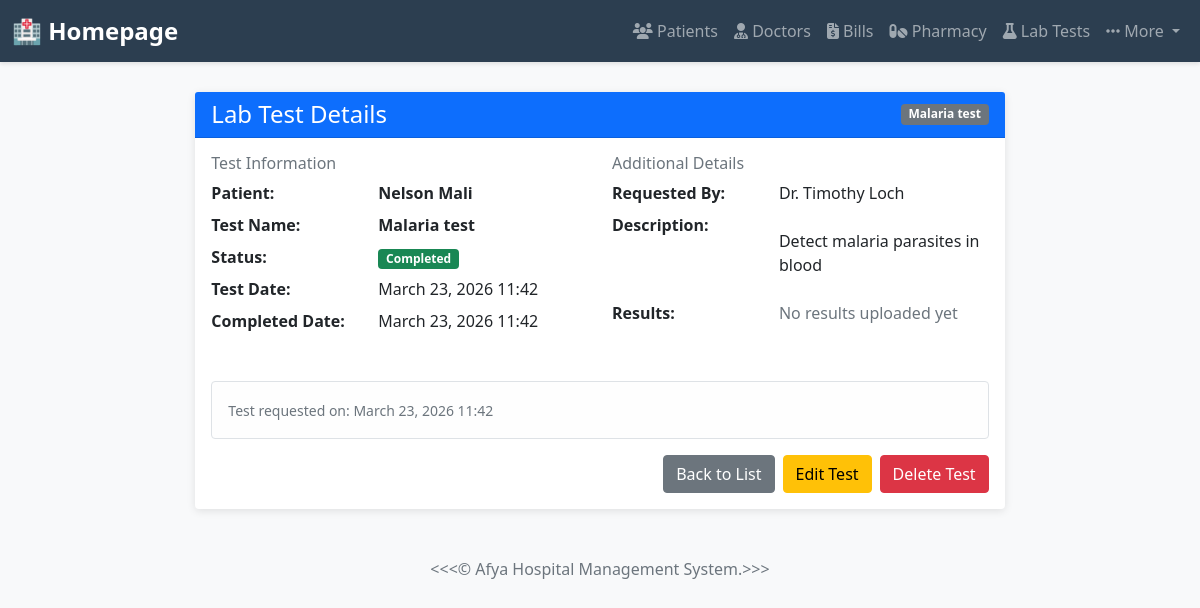
The page /lab-tests/2/ on the database its author committed.
### myapp/models.py (models this page shows, shortened)
class LabTest(models.Model):
    STATUS_CHOICES = [
        ('Pending', 'Pending'),
        ('Completed', 'Completed'),
        ('Cancelled', 'Cancelled'),
    ]
    patient = models.ForeignKey(Patient, on_delete=models.CASCADE)
    test_name = models.CharField(max_length=100)
    description = models.TextField(blank=True, null=True, help_text="Optional test description or notes")
    status = models.CharField(max_length=20, choices=STATUS_CHOICES, default='Pending')
    results = models.FileField(upload_to='lab_results/', blank=True, null=True)
    test_date = models.DateTimeField(auto_now_add=True)
    completed_date = models.DateTimeField(null=True, blank=True)
    requested_by = models.ForeignKey(Doctor, on_delete=models.SET_NULL, null=True, blank=True)
    class Meta:
        ordering = ['-test_date']

class Patient(models.Model):
    GENDER_CHOICES = [
        ('M', 'Male'),
        ('F', 'Female'),
        ('O', 'Other'),
    ]
    patient_id = models.CharField(max_length=20, unique=True)
    first_name = models.CharField(max_length=100)
    last_name = models.CharField(max_length=100)
    email = models.EmailField(unique=True)
    phone_number = models.CharField(max_length=15)
    gender = models.CharField(max_length=1, choices=GENDER_CHOICES)
    date_of_birth = models.DateField()
    address = models.TextField()
    date_registered = models.DateTimeField(auto_now_add=True)
    medical_history = models.TextField(blank=True, null=True)
    class Meta:
        ordering = ['-date_registered']

class Doctor(models.Model):
    DEPARTMENT_CHOICES = [
        ('cardiology', 'Cardiology'),
        ('neurology', 'Neurology'),
        ('pediatrics', 'Pediatrics'),
        ('orthopedics', 'Orthopedics'),
        ('general', 'General Medicine'),
    ]
    doctor_id = models.CharField(max_length=20, unique=True)
    first_name = models.CharField(max_length=100)
    last_name = models.CharField(max_length=100)
    email = models.EmailField(unique=True)
    specialization = models.CharField(max_length=100)
    phone_number = models.CharField(max_length=15)
    department = models.CharField(max_length=50, choices=DEPARTMENT_CHOICES)
    schedule = models.TextField(blank=True, null=True, help_text="Optional scheduling notes or timeslots")
    date_added = models.DateTimeField(auto_now_add=True)
    class Meta:
        ordering = ['last_name', 'first_name']

### myapp/views.py (the view)
# urls.py: path('lab-tests/<int:pk>/', views.lab_test_detail, name='lab_test_detail'),
def lab_test_detail(request, pk):
    lab_test = get_object_or_404(LabTest, pk=pk)
    context = {'lab_test': lab_test}
    return render(request, 'lab_test_detail.html', context)

### myapp/templates/lab_test_detail.html (shortened to what this page needs)
{% extends 'base.html' %}
{% block content %}
<div class="row justify-content-center">
    <div class="col-md-10">
        <div class="card">
            <div class="card-header bg-primary text-white d-flex justify-content-between align-items-center">
                <h4 class="mb-0">Lab Test Details</h4>
                <span class="badge bg-secondary">{{ lab_test.test_name }}</span>
            </div>
            <div class="card-body">
                <div class="row mb-4">
                    <div class="col-md-6">
                        <h6 class="text-muted">Test Information</h6>
                        <dl class="row">
                            <dt class="col-sm-5">Patient:</dt>
                            <dd class="col-sm-7"><strong>{{ lab_test.patient.first_name }} {{ lab_test.patient.last_name }}</strong></dd>
                            <dt class="col-sm-5">Test Name:</dt>
                            <dd class="col-sm-7"><strong>{{ lab_test.test_name }}</strong></dd>
                            <dt class="col-sm-5">Status:</dt>
                            <dd class="col-sm-7">
                                {% if lab_test.status == 'Pending' %}
                                    <span class="badge bg-warning text-dark">Pending</span>
                                {% elif lab_test.status == 'Completed' %}
                                    <span class="badge bg-success">Completed</span>
                                {% elif lab_test.status == 'Cancelled' %}
                                    <span class="badge bg-danger">Cancelled</span>
                                {% else %}
                                    <span class="badge bg-secondary">{{ lab_test.status }}</span>
                                {% endif %}
                            </dd>
                            <dt class="col-sm-5">Test Date:</dt>
                            <dd class="col-sm-7">{{ lab_test.test_date|date:"F d, Y H:i" }}</dd>
                            {% if lab_test.completed_date %}
                            <dt class="col-sm-5">Completed Date:</dt>
                            <dd class="col-sm-7">{{ lab_test.completed_date|date:"F d, Y H:i" }}</dd>
                            {% endif %}
                        </dl>
                    </div>
                    <div class="col-md-6">
                        <h6 class="text-muted">Additional Details</h6>
                        <dl class="row">
                            <dt class="col-sm-5">Requested By:</dt>
                            <dd class="col-sm-7">
                                {% if lab_test.requested_by %}
                                    Dr. {{ lab_test.requested_by.first_name }} {{ lab_test.requested_by.last_name }}
                                {% else %}
                                    <span class="text-muted">N/A</span>
                                {% endif %}
                            </dd>
                            <dt class="col-sm-5">Description:</dt>
                            <dd class="col-sm-7">
                                {% if lab_test.description %}
                                    <p>{{ lab_test.description|linebreaks }}</p>
                                {% else %}
                                    <span class="text-muted">No description provided</span>
                                {% endif %}
                            </dd>
                            <dt class="col-sm-5">Results:</dt>
                            <dd class="col-sm-7">
                                {% if lab_test.results %}
                                    <a href="{{ lab_test.results.url }}" target="_blank" class="btn btn-sm btn-primary">Download Results</a>
                                {% else %}
                                    <span class="text-muted">No results uploaded yet</span>
                                {% endif %}
                            </dd>
                        </dl>
                    </div>
                </div>
                <div class="alert alert-light border">
                    <small class="text-muted">Test requested on: {{ lab_test.test_date|date:"F d, Y H:i" }}</small>
                </div>
                <div class="d-flex gap-2 justify-content-end">
                    <a href="{% url 'myapp:lab_test_list' %}" class="btn btn-secondary">Back to List</a>
                    <a href="{% url 'myapp:update_lab_test' lab_test.pk %}" class="btn btn-warning">Edit Test</a>
                    <a href="{% url 'myapp:delete_lab_test' lab_test.pk %}" class="btn btn-danger">Delete Test</a>
                </div>
            </div>
        </div>
    </div>
</div>
{% endblock %}

### myapp/templates/base.html (style rules this page uses)
body { background-color: #f8f9fa; font-family: 'Segoe UI', Tahoma, Geneva, Verdana, sans-serif; }
.card { box-shadow: 0 2px 8px rgba(0,0,0,0.1); border: none; }
.alert { border: none; border-radius: 4px; }

### rows shown on the page
LabTest: test_name "Malaria test", patient.first_name "Nelson", patient.last_name "Mali", test_date "March 23, 2026 11:42", completed_date "March 23, 2026 11:42", requested_by.first_name "Timothy", requested_by.last_name "Loch", description "Detect malaria parasites in blood"
